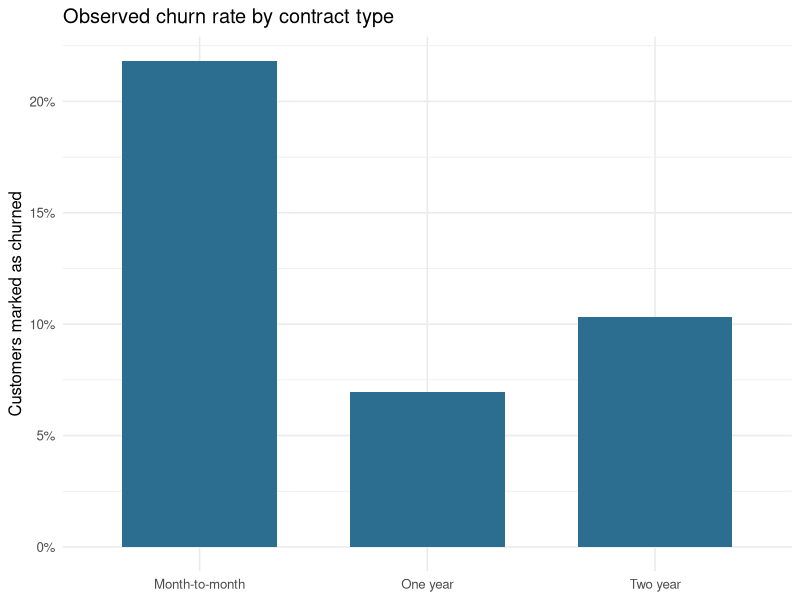
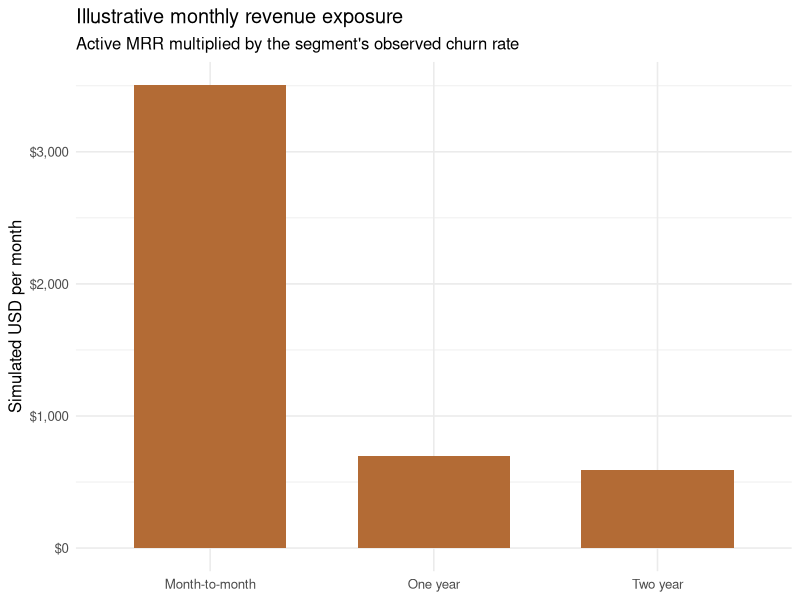

Source code (R) for these figures, in order:
## ---- chunk 1
library(readr)
library(dplyr)
library(ggplot2)

customers_raw <- read_csv("data/customer_churn_simulated.csv", show_col_types = FALSE)
glimpse(customers_raw)
summarise(customers_raw,
          customers = n(),
          missing_monthly_charge = sum(is.na(monthly_charge)))
## ---- chunk 2
missing_charge_n <- sum(is.na(customers_raw$monthly_charge))

contract_medians <- customers_raw |>
  group_by(contract) |>
  summarise(contract_median = median(monthly_charge, na.rm = TRUE), .groups = "drop")

customers <- customers_raw |>
  left_join(contract_medians, by = "contract") |>
  mutate(
    monthly_charge = if_else(is.na(monthly_charge), contract_median, monthly_charge),
    contract = factor(contract, levels = c("Month-to-month", "One year", "Two year")),
    tenure_band = cut(tenure_months, breaks = c(0, 12, 36, Inf),
                      labels = c("0–12 months", "13–36 months", "37+ months")),
    churn_flag = as.integer(churn == "Yes"),
    monthly_revenue = monthly_charge
  ) |>
  select(-contract_median)

missing_charge_n
summary(customers$monthly_charge)
## ---- chunk 3
contract_summary <- customers |>
  group_by(contract) |>
  summarise(
    customers = n(),
    churned = sum(churn_flag),
    churn_rate = mean(churn_flag),
    churned_mrr = sum(monthly_revenue[churn_flag == 1]),
    .groups = "drop"
  ) |>
  arrange(desc(churn_rate))

contract_summary
## ---- chunk 4
tenure_summary <- customers |>
  group_by(tenure_band) |>
  summarise(customers = n(), churn_rate = mean(churn_flag), .groups = "drop")

segment_summary <- customers |>
  group_by(contract, tenure_band) |>
  summarise(customers = n(), churn_rate = mean(churn_flag),
            active_mrr = sum(monthly_revenue[churn_flag == 0]),
            churned_mrr = sum(monthly_revenue[churn_flag == 1]),
            .groups = "drop")

tenure_summary
segment_summary
## ---- chunk 5
ggplot(contract_summary, aes(x = contract, y = churn_rate)) +
  geom_col(fill = "#2C6E8F", width = .68) +
  scale_y_continuous(labels = scales::label_percent(accuracy = 1),
                     limits = c(0, NA)) +
  labs(title = "Observed churn rate by contract type",
       x = NULL, y = "Customers marked as churned") +
  theme_minimal(base_size = 12)
## ---- chunk 6
revenue_risk <- customers |>
  group_by(contract) |>
  summarise(
    active_customers = sum(churn_flag == 0),
    observed_churn_rate = mean(churn_flag),
    active_mrr = sum(monthly_revenue[churn_flag == 0]),
    observed_churned_mrr = sum(monthly_revenue[churn_flag == 1]),
    illustrative_next_period_exposure = active_mrr * observed_churn_rate,
    .groups = "drop"
  )

revenue_risk

ggplot(revenue_risk, aes(x = contract, y = illustrative_next_period_exposure)) +
  geom_col(fill = "#B36B35", width = .68) +
  scale_y_continuous(labels = scales::label_dollar(prefix = "$", accuracy = 1)) +
  labs(title = "Illustrative monthly revenue exposure",
       subtitle = "Active MRR multiplied by the segment's observed churn rate",
       x = NULL, y = "Simulated USD per month") +
  theme_minimal(base_size = 12)
